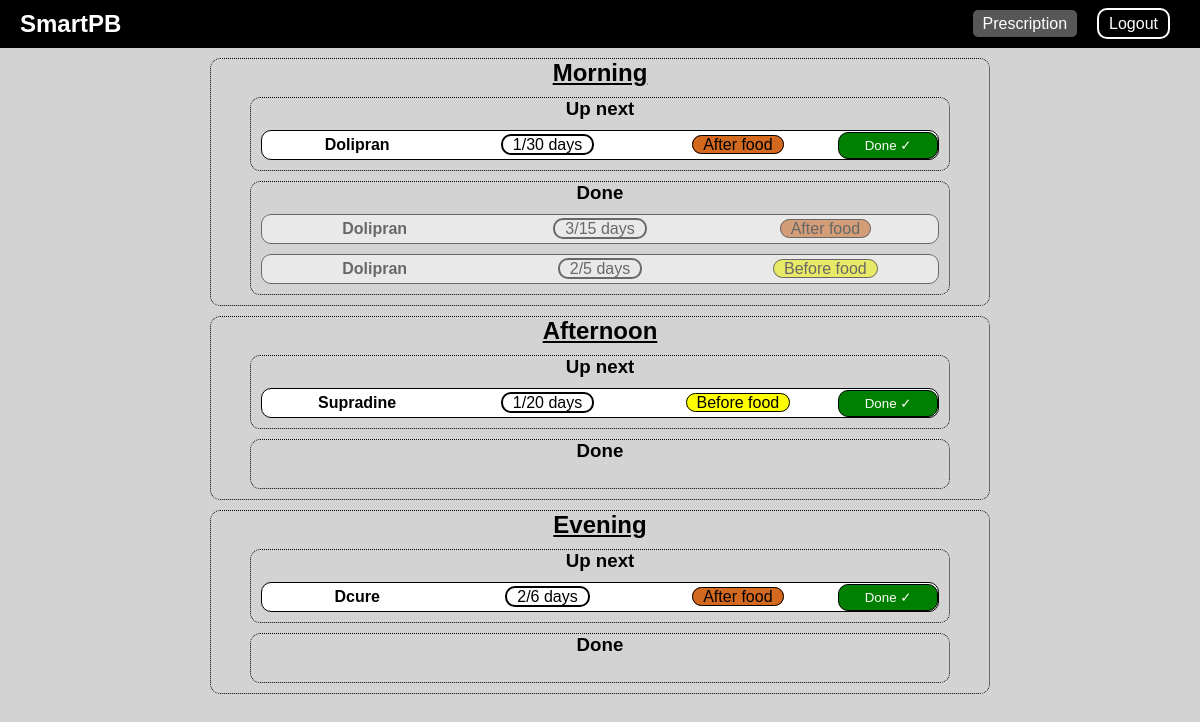
Screenshot of /patient/todo/ (signed in) with the database file from the repository.
### medication/models.py (models this page shows, shortened)
class Medication(models.Model):
    name = models.CharField(max_length=30)
    instructions = models.TextField(max_length=300)

### patient/views.py (the view)
# urls.py: path("todo/", get_prescriptions, name="todo")
def get_prescriptions(request):
    response = protect_route(request, UserType.PATIENT)
    if response: return response
    patient_id = request.user.rolebaseduser.id
    def resolve_tasks(prescriptions):
        if not prescriptions: return [], []
        done = []
        todo = []
        for prescription in prescriptions:
            curr_day_intake = prescription.intake_set.filter(
                date = datetime.date.today()
            )
            if curr_day_intake:
                done.append(
                    {
                        "medication": prescription.medication.name,
                        "duration": prescription.duration,
                        "isAfterFood": prescription.isAfterFood,
                        "takenFor": prescription.intake_set.count() + 1
                    }
                )
            else:
                todo.append(
                    {
                        "id": prescription.id,
                        "medication": prescription.medication.name,
                        "duration": prescription.duration,
                        "takenFor": prescription.intake_set.count() + 1,
                        "isAfterFood": prescription.isAfterFood
                    }
                )
        return todo, done
    morning_prescriptions = Prescription.objects.filter(patient=patient_id, period="M")
    afternoon_prescriptions = Prescription.objects.filter(patient=patient_id, period="A")
    evening_prescriptions = Prescription.objects.filter(patient=patient_id, period="E")
    morning_to_do_prescriptions, morning_done_intake = resolve_tasks(morning_prescriptions)
    afternoon_to_do_prescriptions, afternoon_done_intake = resolve_tasks(afternoon_prescriptions)
    evening_to_do_prescriptions, evening_done_intake = resolve_tasks(evening_prescriptions)
    context = {
        "active": "prescription",
        "patient_id": patient_id,
        "active": "prescription",
        "morning_to_do_prescriptions": morning_to_do_prescriptions,
        "morning_done_intake": morning_done_intake,
        "afternoon_to_do_prescriptions": afternoon_to_do_prescriptions,
        "afternoon_done_intake": afternoon_done_intake,
        "evening_to_do_prescriptions": evening_to_do_prescriptions,
        "evening_done_intake": evening_done_intake
    }
    return render(request, "todo.html", context=context)

### authentication/utils.py (called while the page is built)
def protect_route(request, allow: UserType) -> None:
    user = request.user
    if not user.is_authenticated: return redirect("authentication:login")
    elif user.is_superuser: return redirect("/admin")
    elif (user.rolebaseduser.isDoctor and allow == UserType.PATIENT) \
        or (not user.rolebaseduser.isDoctor and allow == UserType.DOCTOR):
        return redirect("authentication:login")

### patient/templates/todo.html (shortened to what this page needs)
{% extends "layout.html" %}
{% load static %}
{% block content %}
<div class="period-container" id="morning">
    <h2>Morning</h2>
    <div class="upnext tasks-container period-container" style="width: 90%;">
      <h3>Up next</h3>
      {% for prescription in morning_to_do_prescriptions  %}
            <div class="task">
                <p class="medication">{{ prescription.medication }}</p>
                <p>
                    <span class="duration">
                      {{ prescription.takenFor }}/{{ prescription.duration }} days
                    </span>
                </p>
                <p>
                    {% if  prescription.isAfterFood %}
                        <span class="foodperiod-after">After food</span>
                    {% else %}
                    <span class="foodperiod-before">Before food</span>
                    {% endif %}
                </p>
                <form action="{% url "medications:daily_intake" %}" method="POST">
                  <button class="action done">Done &#10003;</button>
                </form>
            </div>
        {% endfor %}
    </div>
    <div class="done-tasks tasks-container period-container" style="width: 90%;">
      <h3>Done</h3>
      {% for intake in morning_done_intake %}
        <div class="task done-task">
            <p class="medication">{{ intake.medication }}</p>
            <p>
                <span class="duration">
                  {{ intake.takenFor }}/{{ intake.duration }} days
                </span>
            </p>
            <p>
                {% if  intake.isAfterFood %}
                  <span class="foodperiod-after">After food</span>
                {% else %}
                  <span class="foodperiod-before">Before food</span>
                {% endif %}
            </p>
        </div>
      {% endfor %}
    </div>
</div>
<div class="period-container" id="afternoon">
  <h2>Afternoon</h2>
  <div class="upnext tasks-container period-container" style="width: 90%;">
    <h3>Up next</h3>
    {% for prescription in afternoon_to_do_prescriptions  %}
      <div class="task">
          <p class="medication">{{ prescription.medication }}</p>
          <p>
              <span class="duration">
                {{ prescription.takenFor }}/{{ prescription.duration }} days
              </span>
          </p>
          <p>
              {% if  prescription.isAfterFood %}
                  <span class="foodperiod-after">After food</span>
              {% else %}
              <span class="foodperiod-before">Before food</span>
              {% endif %}
          </p>
          <form action="{% url "medications:daily_intake" %}" method="POST">
            <button class="action done">Done &#10003;</button>
          </form>
      </div>
      {% endfor %}
  </div>
  <div class="done-tasks tasks-container period-container" style="width: 90%;">
    <h3>Done</h3>
  </div>
</div>
<div class="period-container" id="evening">
  <h2>Evening</h2>
  <div class="upnext tasks-container period-container" style="width: 90%;">
    <h3>Up next</h3>
    {% for prescription in evening_to_do_prescriptions  %}
      <div class="task">
          <p class="medication">{{ prescription.medication }}</p>
          <p>
              <span class="duration">
                {{ prescription.takenFor }}/{{ prescription.duration }} days
              </span>
          </p>
          <p>
              {% if  prescription.isAfterFood %}
                  <span class="foodperiod-after">After food</span>
              {% else %}
              <span class="foodperiod-before">Before food</span>
              {% endif %}
          </p>
          <form action="{% url "medications:daily_intake" %}" method="POST">
            <button class="action done">Done &#10003;</button>
          </form>
      </div>
      {% endfor %}
  </div>
  <div class="done-tasks tasks-container period-container" style="width: 90%;">
    <h3>Done</h3>
  </div>
</div>
{% endblock content %}

### doctor/static/doctor/styles/style.css (style rules this page uses)
* { margin: 0; padding: 0; box-sizing: border-box; }
body { font-family: Arial, sans-serif; background-color: lightgray; }
.action { text-decoration: none; color: black; border: black solid 2px; border-radius: 10px; padding: 5px; }
.period-container { width: 65%; min-height: 50px; margin: auto; margin-top: 10px; margin-bottom: 10px; border: black dotted 1px; border-radius: 10px; text-align: center; }
.period-container h2 { text-decoration: underline; }
.task { background-color: white; height: 30px; margin: 10px 10px; border: black solid 2px; border-radius: 10px; display: flex; justify-content: space-between; align-items: center; border: 1px solid #000; }
.task p { text-align: center; width: 100%; }
.task button { color: white; margin-left: 5px; height: 90%; }
.medication { font-weight: bold; }
.duration { border: black solid 2px; border-radius: 10px; padding: 0 10px; }
.foodperiod-after { border: black solid 1px; border-radius: 10px; padding: 0 10px; color: black; background-color: chocolate; }
.foodperiod-before { border: black solid 1px; border-radius: 10px; padding: 0 10px; color: black; background-color: yellow; }
.done { color: black; background-color: green; border-width: 1px; width: 100px; }
.done-task { opacity: 50%; }

### rows the page displays
Medication: medication "Dolipran", medication "Dolipran" "Dolipran"
Medication: medication "Supradine"
Medication: medication "Dcure"

### other values shown
{{ prescription.takenFor }} "1"
{{ prescription.duration }} "30"
{{ intake.takenFor }} "3" "2"
{{ intake.duration }} "15" "5"
{{ prescription.duration }} "20"
{{ prescription.takenFor }} "2"
{{ prescription.duration }} "6"
